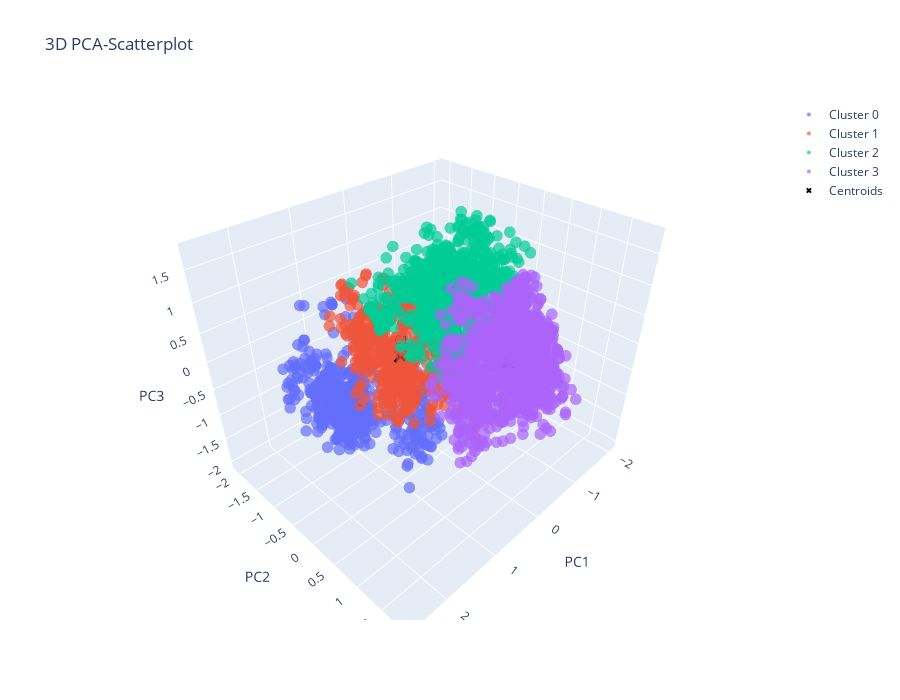

Notebook code cell kept with this figure:
### Markdown cell above
Foundation_PConc             0.412100
Exterior 1st_VinylSd         0.366142
Exterior 2nd_VinylSd         0.362898
Foundation_CBlock           -0.300800
Year Remod/Add               0.251880
Garage Type_Detchd          -0.232306
Garage Finish               -0.225771
Garage Type_Attchd           0.219404
avg_price_at_neighborhood    0.190972
Year Built                   0.172779
Name: PC1, dtype: float64


House Style_1Story    0.332012
Garage Type_Attchd    0.291452
House Style_2Story   -0.243261
MS Zoning_RL          0.240482
Foundation_CBlock     0.213165
Garage Type_Detchd   -0.202084
MS Zoning_RM         -0.183110
BsmtFin Type 1       -0.152070
Roof Style_Hip        0.144590
Roof Style_Gable     -0.141739
Name: PC2, dtype: float64

### Code cell
import plotly.graph_objs as go
import numpy as np


X_pca_3 = X_pca_95[:, :3] 
centroids = kmeans3d.cluster_centers_[:, :3] 

clusters = np.unique(labels)

fig = go.Figure()

for cluster in clusters:
    fig.add_trace(go.Scatter3d(
        x=X_pca_3[labels == cluster, 0],
        y=X_pca_3[labels == cluster, 1],
        z=X_pca_3[labels == cluster, 2],
        mode='markers',
        marker=dict(
            size=4,
            opacity=0.7
        ),
        name=f'Cluster {cluster}'
    ))


fig.add_trace(go.Scatter3d(
    x=centroids[:, 0],
    y=centroids[:, 1],
    z=centroids[:, 2],
    mode='markers+text',
    marker=dict(
        size=5,
        color='black',
        symbol='x'
    ),
    text=[f'C{c}' for c in clusters],
    textposition="top center",
    name='Centroids'
))

fig.update_layout(
    title=" 3D PCA-Scatterplot",
    scene=dict(
        xaxis_title="PC1",
        yaxis_title="PC2",
        zaxis_title="PC3"
    ),
    width=900,
    height=700
)

fig.show()

### Figure 1 — Plotly figure (JSON) as saved in the notebook; plotly's stock layout.template omitted (floating-point values rounded to 4 significant figures; data arrays with more than 128 entries replaced by an {"elided": "..."} marker saying what was removed)
{"data": [{"marker": {"opacity": 0.7, "size": 4}, "mode": "markers", "name": "Cluster 0", "type": "scatter3d", "x": {"elided": "554 float values"}, "y": {"elided": "554 float values"}, "z": {"elided": "554 float values"}}, {"marker": {"opacity": 0.7, "size": 4}, "mode": "markers", "name": "Cluster 1", "type": "scatter3d", "x": {"elided": "560 float values"}, "y": {"elided": "560 float values"}, "z": {"elided": "560 float values"}}, {"marker": {"opacity": 0.7, "size": 4}, "mode": "markers", "name": "Cluster 2", "type": "scatter3d", "x": {"elided": "750 float values"}, "y": {"elided": "750 float values"}, "z": {"elided": "750 float values"}}, {"marker": {"opacity": 0.7, "size": 4}, "mode": "markers", "name": "Cluster 3", "type": "scatter3d", "x": {"elided": "1058 float values"}, "y": {"elided": "1058 float values"}, "z": {"elided": "1058 float values"}}, {"marker": {"color": "black", "size": 5, "symbol": "x"}, "mode": "markers+text", "name": "Centroids", "text": ["C0", "C1", "C2", "C3"], "textposition": "top center", "type": "scatter3d", "x": [1.325, 1.256, -0.9923, -0.6555], "y": [-0.5709, 0.3869, -0.8726, 0.7127], "z": [-0.5836, 0.6684, 0.2253, -0.2079]}], "layout": {"height": 700, "scene": {"xaxis": {"title": {"text": "PC1"}}, "yaxis": {"title": {"text": "PC2"}}, "zaxis": {"title": {"text": "PC3"}}}, "title": {"text": " 3D PCA-Scatterplot"}, "width": 900}}
